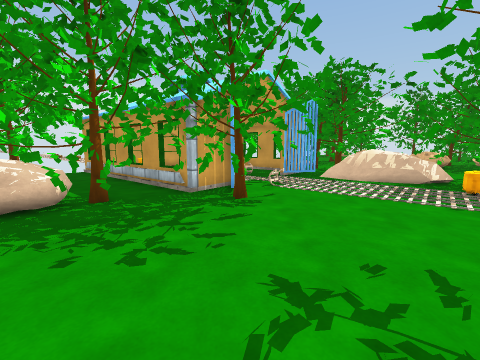
view 1 (above)

19 first-person views from a walk through a Unity game level. The camera is 1.5 m above the floor, tilts 8° down and sees 90° across. The floor is counted in squares, 1 m on a side. Each view is taken from the middle of a square. On the plan, view 1 faces up. The plan holds only what a view shows up to about 13 squares ahead; the rest is blank. The place goes on beyond the plan. Surface patterns are stand-ins for the level's own textures.

view 2
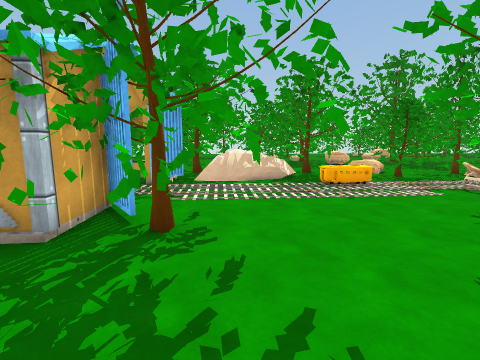

view 3
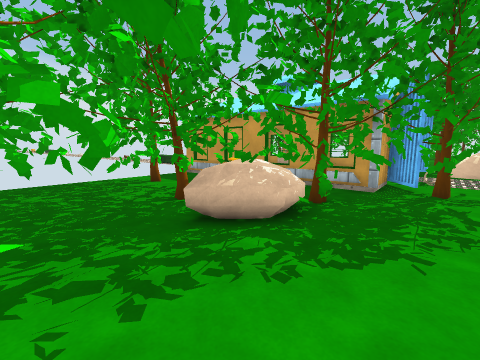

view 4
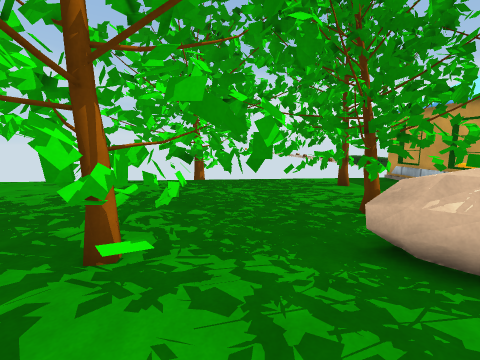

view 5
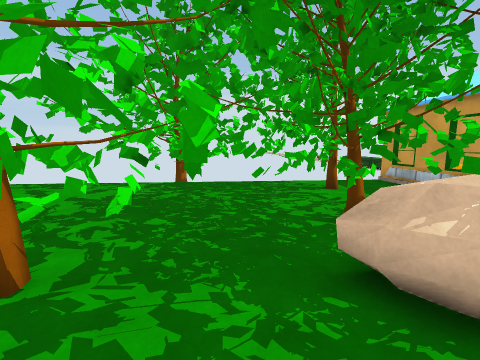

view 6
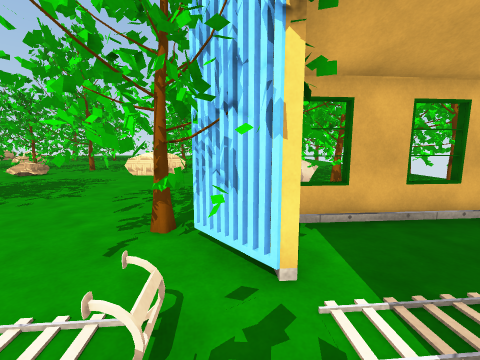

view 7
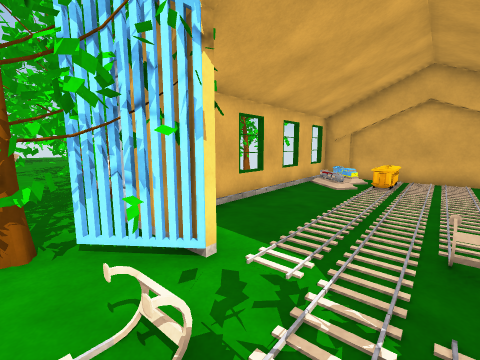

view 8
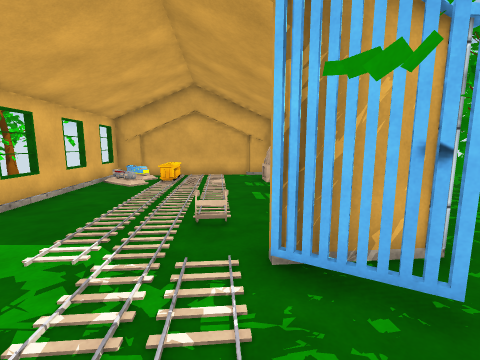

view 9
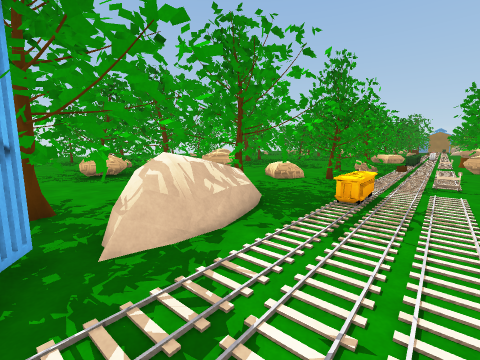

view 10
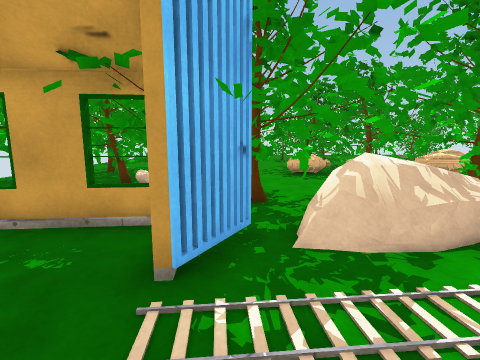

view 11
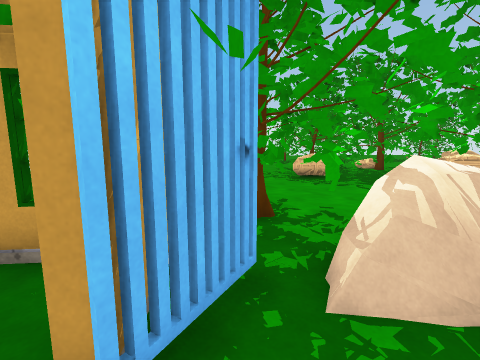

view 12
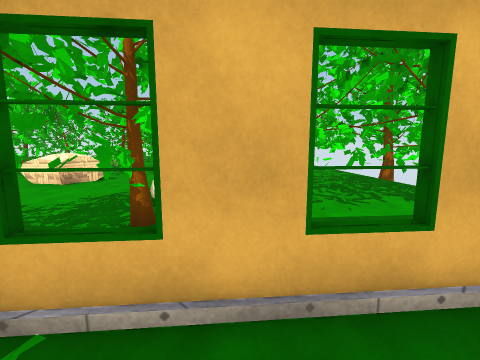

view 13
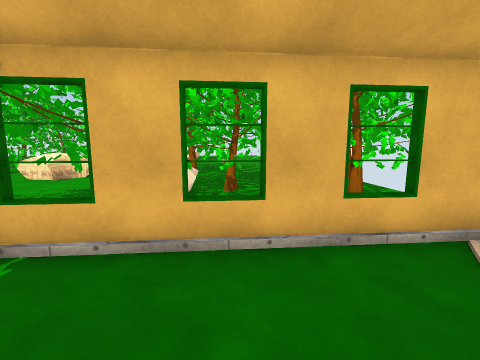

view 14
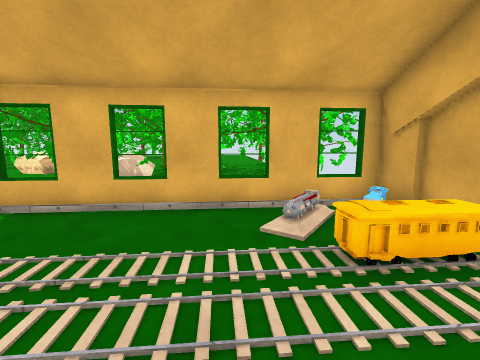

view 15
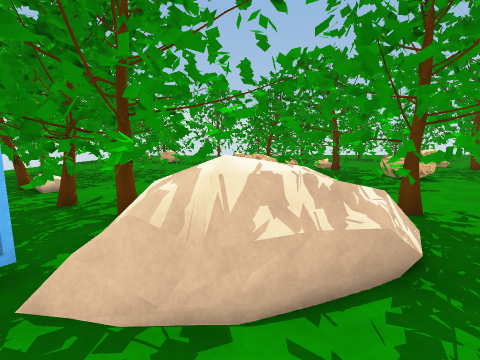

view 16
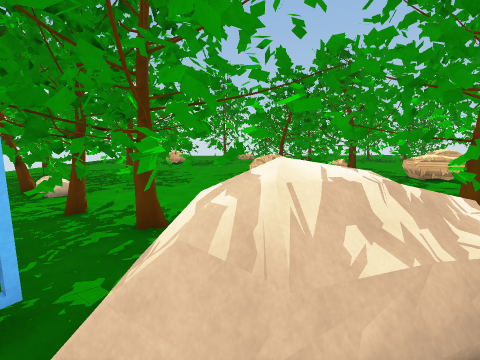

view 17
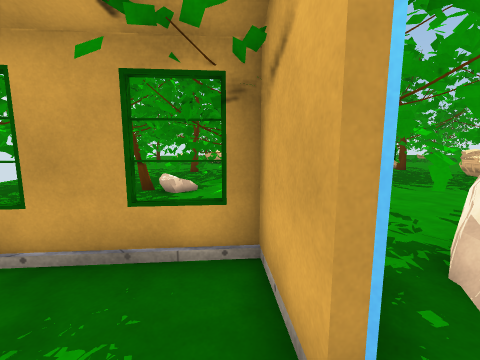

view 18
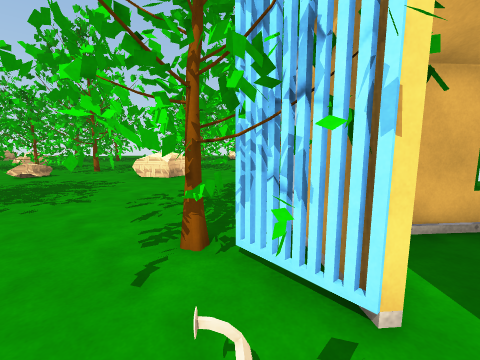

view 19
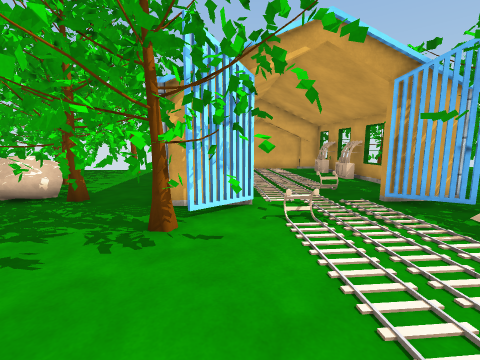

### Floor plan
Key: @ floor where view 1 was taken; # wall or solid block; x gap in a wall; . floor; = window, fence, low wall or low ledge; ^ raised ledge; T thing the floor can be seen under or through; O other object.
Columns run from 13 left of view 1 to 21 right of it. Each row starts with its distance up from view 1.
 16      ##^.....####    # ...OO
 15     ##.^^......##    T......  #
 14     #...........#    T...... .##
 13     =##......=.###   TT.......##
 12       ##.......####   TT .....#OO
 11        ##........ ####TTTx ....O..
 10        ###.........==##TT......O...
  9          ##.####.....##T T ........
  8          #######..... ##  OO
  7               T.....^^ # ##
  6 ##           TT......=.####
  5 .##  ##TTTTTT  ........#####
  4 .##  #.TTT....T.#  ..... ##
  3 ..#  #..........   #  =....O
  2 ###  #.........        .....
  1  .#### ........#        ...
  0        ..O...@..        ...
 -1         OOO.....
 -2           O.....
 -3        ##   ....
 -4           #  ...
 -5           ### O.
 -6           #

Where each view was taken, in squares from view 1:
view 1: 0 up, 0 right, facing up
view 2: 3 up, 2 left, facing up-right
view 3: 0 up, 6 left, facing up
view 4: 1 up, 6 left, facing up-left
view 5: 2 up, 6 left, facing up-left
view 6: 11 up, 2 right, facing down-left
view 7: 10 up, 3 right, facing left
view 8: 10 up, 4 right, facing up-left
view 9: 10 up, 1 right, facing right
view 10: 10 up, 1 right, facing up-right
view 11: 11 up, 2 right, facing up-right
view 12: 11 up, 2 left, facing down-left
view 13: 13 up, 2 left, facing down-left
view 14: 16 up, 2 left, facing down-left
view 15: 9 up, 4 right, facing up-right
view 16: 10 up, 4 right, facing up-right
view 17: 12 up, 1 right, facing up-right
view 18: 10 up, 2 right, facing down-left
view 19: 5 up, 4 right, facing up-left
